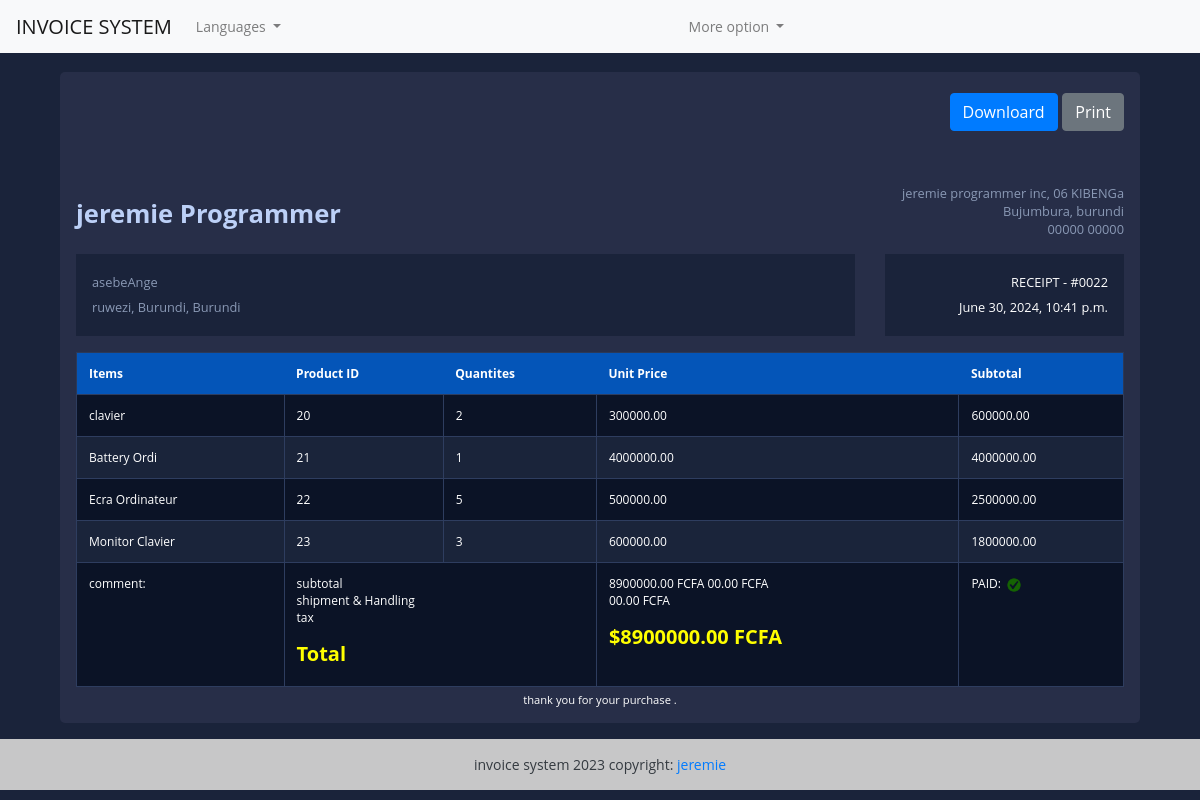
Screenshot of /view-invoice/22 (signed in) with the database file from the repository.
### fact_app/models.py (models this page shows, shortened)
class Invoice(models.Model):
  INVOICE_TYPE= (
    ('R', 'RECEIPT'),
    ('P', 'PROFORMA INVOICE'),
    ('I', 'INVOICE')
  )
  customer = models.ForeignKey(Customer, on_delete=models.PROTECT)
  save_by =models.ForeignKey(User, on_delete=models.PROTECT)
  invoice_date_time = models.DateTimeField(auto_now_add=True)
  total = models.DecimalField(max_digits=10000, decimal_places=2)
  last_updated_date = models.DateTimeField(null=True, blank=True)
  paid = models.BooleanField(default=False)
  invoice_type = models.CharField(max_length=1, choices=INVOICE_TYPE)
  comments = models.TextField(null=True, max_length=1000, blank=True)
  class Meta:
    verbose_name = "Invoice"
    verbose_name_plural ="Invoices"
  @property
  def get_total(self):
    articles = self.article_set.all()
    total = sum(article.get_total for article in articles)
    return total

class Customer(models.Model):
  SEX_TYPES =   (
    ('M', 'Masculin'),
    ('F', 'Feminin'),
  )
  name = models.CharField(max_length=132)
  email = models.EmailField()
  phone = models.CharField(max_length=132)
  address = models.CharField(max_length=64)
  sex = models.CharField(max_length=1, choices=SEX_TYPES)
  age =models.CharField(max_length=12)
  city = models.CharField(max_length=32)
  zip_code = models.CharField(max_length=16)
  created_date = models.DateTimeField(auto_now_add=True)
  save_by = models.ForeignKey(User, on_delete=models.PROTECT)
  class Meta:
    verbose_name = "Customer"
    verbose_name_plural ="Customers"

class Article(models.Model):
  invoice = models.ForeignKey(Invoice, on_delete=models.CASCADE)
  name = models.CharField(max_length=32)
  quantity = models.IntegerField()
  unit_price = models.DecimalField(max_digits=1000, decimal_places=2)
  total = models.DecimalField(max_digits=1000, decimal_places=2)
  class Meta:
    verbose_name='Article'
    verbose_name_plural='Articles'
  @property
  def get_total(self):
    total = self.quantity * self.unit_price
    return total

### fact_app/views.py (the view)
# urls.py: path('view-invoice/<int:pk>', views.InvoiceVisualizationView.as_view(), name='view-invoice'),
class InvoiceVisualizationView(LoginRequiredSuperuserMixim, View):
    template_name = 'invoice.html'
    def get(self, request, *args, **kwargs):
      pk = kwargs.get('pk')
      context = get_invoice(pk)
      return render(request, self.template_name, context)

### fact_app/utils.py (called while the page is built)
def get_invoice(pk):
    obj = Invoice.objects.get(pk=pk)
    articles = obj.article_set.all()
    context = {
          'obj': obj,
          'articles': articles
       }
    return context

### templates/invoice.html (shortened to what this page needs)
{% extends "base.html" %}
{% load static %}
{% block content %}
<div class="container">
  <div class="row gutters">
    <div class="col-xl-12 col-lg-12 col-md-12 col-sm-12 col-12">
      <div class="card">
        <div class="card-body p-0">
          <div class="invoice-container">
            <div class="invoice-header">
              <div class="row gutters">
                <div class="col-xl-12 col-lg-12 col-md-12 col-sm-12">
                  <div class="custom-actions-btns mb-5  text-right">
                    <a href="{% url 'invoice-pdf' pk=obj.pk %}" class="btn btn-primary">
                         Downloard
                      </a>
                      <a href="#" class="btn btn-secondary">
                           Print
                        </a>
                  </div>
                </div>
              </div>
              <div class="row gutters">
                      <div class="col-xl-6 col-lg-6 col-md-6 col-sm-6 ">
                        <a href="" class="invoice-logo text-right ">
                           jeremie Programmer
                          </a>
                      </div>
                      <div class="col-lg-6 col-md-6 col-sm-6">
                        <address class="text-right">
                           jeremie programmer inc, 06 KIBENGa<br>
                            Bujumbura, burundi<br>
                            00000 00000
                        </address>
                     </div>
              </div>
              <div class="row gutters">
                <div class="col-xl-9 col-lg-9 col-md-12 col-sm-12 col-12">
                    <div class="invoice-details">
                      <address>
                        {{obj.customer.name}}<br>
                        {{obj.customer.address}}, {{obj.customer.city}}, Burundi
                       </address>
                    </div>
                     </div>
                     <div class="col-xl-3 col-lg-3 col-md-12 col-sm-12 col-12">
                      <div class="invoice-details">
                        <div class="invoice-num">
                           <div>{{obj.get_invoice_type_display}} - #00{{obj.id}}</div>
                           <div>{{obj.invoice_date_time}}</div>
                        </div>
                      </div>
                    </div>
                </div>
            </div>
            <div class="invoice-body">
               <div class="row gutters">
                <div class="col-lg-12 col-md-12 col-sm-12">
                  <div class="table-responsive">
                    <table class="table custom-table m-0">
                        <thead>
                          <tr>
                            <th>Items</th>
                            <th>Product ID</th>
                            <th>Quantites</th>
                            <th>Unit Price</th>
                            <th>Subtotal</th>
                          </tr>
                        </thead>
                        <tbody>
                          {% for article in articles %}
                          <tr>
                            <td>
                              {{article.name}}
                            </td>
                            <td>
                              {{article.id}}
                            </td>
                            <td>
                              {{article.quantity}}
                            </td>
                            <td>
                              {{article.unit_price}}
                            </td>
                            <td>
                              {{article.get_total}}
                            </td>
                          </tr>
                          {% endfor %}
                          <tr>
                            <td>comment:{{obj.comments}}</td>
                            <td colspan="2">
                               <p>
                                subtotal<br>
                                shipment &amp; Handling<br>
                                tax<br>
                               </p>
                               <h5 class="text-success"><strong>Total</strong></h5>
                            </td>
                            <td>
                              <p>
                                {{obj.get_total}} FCFA
                                00.00 FCFA<br>
                                00.00 FCFA<br>
                              </p>
                              <h5 class="text-success"><strong>${{obj.get_total}} FCFA</strong></h5>
                            </td>
                            <td>
                              PAID:
                              {% if obj.paid %}
                              <img class="icon" src="{% static 'images/icon-yes.png' %}" alt="True" style="
                                height: 20px;
                                width: 20px;
                              ";>
                            {% else %}
                              <img class="icon" src="{% static 'images/icon-no.png' %}" alt="False" style="
                                height: 20px;
                                width: 20px;
                              ";>
                            {% endif %}
                      </td>
                          </tr>
                        </tbody>
                    </table>
                  </div>
                </div>
               </div>
            </div>
            <div class="invoice-footer">
              thank you for your purchase .
            </div>
          </div>
        </div>
      </div>
    </div>
  </div>
</div>
{% endblock %}

### static/style.css (style rules this page uses)
body { margin: 0; padding: 0; font: 400 .875rem 'Open Sans', sans-serif; background: #1A233A; color: white; position: relative; height: 100%; }
.invoice-container { padding: 1rem; }
.invoice-container .invoice-header .invoice-logo { margin: 0.8rem 0 0 0; display: inline-block; font-size: 1.6rem; font-weight: 700; color: #bcd0f7; }
.invoice-container .invoice-header address { font-size: 0.8rem; color: #8a99b5; margin: 0; }
.invoice-container .invoice-details { margin: 1rem 0 0 0; padding: 1rem; line-height: 180%; background: #1a233a; }
.invoice-container .invoice-details .invoice-num { text-align: right; font-size: 0.8rem; }
.invoice-container .invoice-body { padding: 1rem 0 0 0; }
.invoice-container .invoice-footer { text-align: center; font-size: 0.7rem; margin: 5px 0 0 0; }
.card { background: #272E48; -webkit-border-radius: 5px; -moz-border-radius: 5px; border-radius: 5px; border: 0; margin-bottom: 1rem; }
.custom-table { border: 1px solid #2b3958; }
.custom-table thead { background-color: #0455b8; }
.custom-table thead th { border: 0; color: white; }
.custom-table>tbody tr:nth-of-type(even) { background-color: #1a243a; }
.custom-table tbody td { color: white; }
.custom-table>tbody td { border: 1px solid #2e3d5f; }
.table { background-color: #0b1326; color: #05070b; font-size: .75rem; }
.text-success { color: yellow !important; }
.custom-actions-btns { margin: auto; display: flex; justify-content: flex-end; }
.custom-actions-btns .btn { margin: .3rem 0 .3rem .3rem; }

### rows the page displays
Invoice: customer.name "asebeAnge", customer.address "ruwezi", customer.city "Burundi", invoice_type "RECEIPT", id "22", invoice_date_time "June 30, 2024, 10:41 p.m.", get_total "8900000.00"
Article: name "clavier", id "20", quantity "2", unit_price "300000.00", get_total "600000.00"
Article: name "Battery Ordi", id "21", quantity "1", unit_price "4000000.00", get_total "4000000.00"
Article: name "Ecra Ordinateur", id "22", quantity "5", unit_price "500000.00", get_total "2500000.00"
Article: name "Monitor Clavier", id "23", quantity "3", unit_price "600000.00", get_total "1800000.00"
